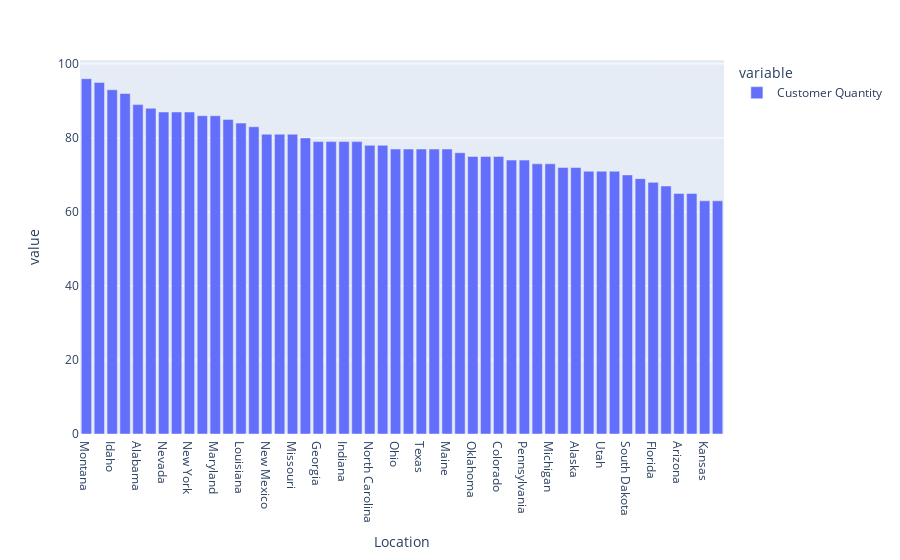

Write notebook code for a chart like this one.
### Markdown cell above
### Quantidade de clientes por Location

### Code cell
df_customer_location = df.groupby('Location')[['Customer ID']].count().sort_values('Customer ID', ascending=False)
df_customer_location = df_customer_location.rename(columns={'Customer ID': 'Customer Quantity'})
px.bar(data_frame=df_customer_location)

### Figure 1 — Plotly figure (JSON) as saved in the notebook; plotly's stock layout.template omitted (floating-point values rounded to 4 significant figures)
{"data": [{"alignmentgroup": "True", "hovertemplate": "variable=Customer Quantity<br>Location=%{x}<br>value=%{y}<extra></extra>", "legendgroup": "Customer Quantity", "marker": {"color": "#636efa", "pattern": {"shape": ""}}, "name": "Customer Quantity", "offsetgroup": "Customer Quantity", "orientation": "v", "showlegend": true, "textposition": "auto", "type": "bar", "x": ["Montana", "California", "Idaho", "Illinois", "Alabama", "Minnesota", "Nevada", "Nebraska", "New York", "Delaware", "Maryland", "Vermont", "Louisiana", "North Dakota", "New Mexico", "West Virginia", "Missouri", "Mississippi", "Georgia", "Arkansas", "Indiana", "Kentucky", "North Carolina", "Connecticut", "Ohio", "Tennessee", "Texas", "Virginia", "Maine", "South Carolina", "Oklahoma", "Wisconsin", "Colorado", "Oregon", "Pennsylvania", "Washington", "Michigan", "Massachusetts", "Alaska", "New Hampshire", "Utah", "Wyoming", "South Dakota", "Iowa", "Florida", "New Jersey", "Arizona", "Hawaii", "Kansas", "Rhode Island"], "xaxis": "x", "y": [96, 95, 93, 92, 89, 88, 87, 87, 87, 86, 86, 85, 84, 83, 81, 81, 81, 80, 79, 79, 79, 79, 78, 78, 77, 77, 77, 77, 77, 76, 75, 75, 75, 74, 74, 73, 73, 72, 72, 71, 71, 71, 70, 69, 68, 67, 65, 65, 63, 63], "yaxis": "y"}], "layout": {"barmode": "relative", "legend": {"title": {"text": "variable"}, "tracegroupgap": 0}, "margin": {"t": 60}, "xaxis": {"anchor": "y", "domain": [0, 1], "title": {"text": "Location"}}, "yaxis": {"anchor": "x", "domain": [0, 1], "title": {"text": "value"}}}}
